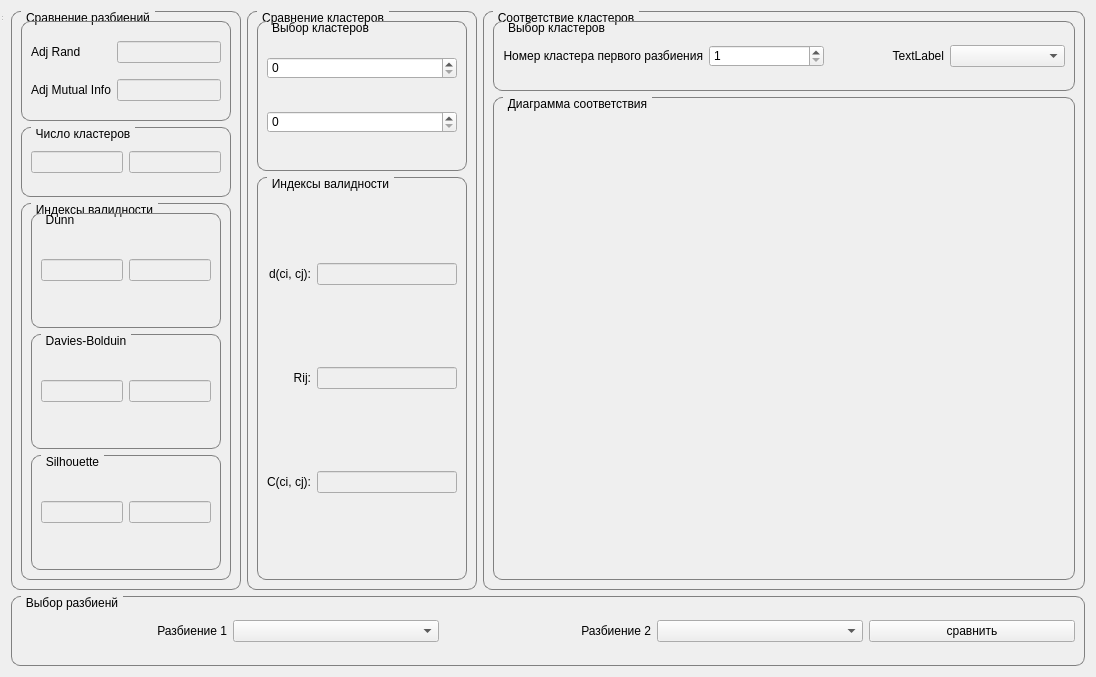
<?xml version="1.0" encoding="UTF-8"?>
<ui version="4.0">
 <class>Form</class>
 <widget class="QWidget" name="Form">
  <property name="geometry">
   <rect>
    <x>0</x>
    <y>0</y>
    <width>1096</width>
    <height>677</height>
   </rect>
  </property>
  <property name="windowTitle">
   <string>Cluster comparison</string>
  </property>
  <property name="styleSheet">
   <string notr="true">QGroupBox {
    border: 1px solid gray;
    border-radius: 9px;
    margin-top: 0.5em;
}

QGroupBox::title {
    subcontrol-origin: margin;
    left: 10px;
    padding: 0 3px 0 3px;
}

</string>
  </property>
  <layout class="QGridLayout" name="gridLayout_16">
   <item row="1" column="0">
    <layout class="QGridLayout" name="gridLayout">
     <item row="0" column="0">
      <widget class="QGroupBox" name="groupBox">
       <property name="minimumSize">
        <size>
         <width>230</width>
         <height>0</height>
        </size>
       </property>
       <property name="maximumSize">
        <size>
         <width>230</width>
         <height>16777215</height>
        </size>
       </property>
       <property name="styleSheet">
        <string notr="true"/>
       </property>
       <property name="title">
        <string>Сравнение разбиений</string>
       </property>
       <layout class="QGridLayout" name="gridLayout_6">
        <item row="0" column="0">
         <widget class="QGroupBox" name="groupBox_6">
          <property name="minimumSize">
           <size>
            <width>0</width>
            <height>70</height>
           </size>
          </property>
          <property name="maximumSize">
           <size>
            <width>16777215</width>
            <height>100</height>
           </size>
          </property>
          <property name="title">
           <string/>
          </property>
          <layout class="QGridLayout" name="gridLayout_10">
           <item row="0" column="1">
            <widget class="QLineEdit" name="le_adj_rand">
             <property name="enabled">
              <bool>false</bool>
             </property>
            </widget>
           </item>
           <item row="0" column="0">
            <widget class="QLabel" name="label_8">
             <property name="text">
              <string>Adj Rand</string>
             </property>
            </widget>
           </item>
           <item row="1" column="0">
            <widget class="QLabel" name="label_9">
             <property name="text">
              <string>Adj Mutual Info</string>
             </property>
            </widget>
           </item>
           <item row="1" column="1">
            <widget class="QLineEdit" name="le_adj_mut_info">
             <property name="enabled">
              <bool>false</bool>
             </property>
            </widget>
           </item>
          </layout>
         </widget>
        </item>
        <item row="1" column="0">
         <widget class="QGroupBox" name="groupBox_7">
          <property name="minimumSize">
           <size>
            <width>0</width>
            <height>70</height>
           </size>
          </property>
          <property name="maximumSize">
           <size>
            <width>16777215</width>
            <height>70</height>
           </size>
          </property>
          <property name="title">
           <string>Число кластеров</string>
          </property>
          <layout class="QGridLayout" name="gridLayout_11">
           <item row="0" column="0">
            <widget class="QLineEdit" name="amount_of_clusters_first_splitting">
             <property name="enabled">
              <bool>false</bool>
             </property>
            </widget>
           </item>
           <item row="0" column="1">
            <widget class="QLineEdit" name="amount_of_clusters_second_splitting">
             <property name="enabled">
              <bool>false</bool>
             </property>
            </widget>
           </item>
          </layout>
         </widget>
        </item>
        <item row="2" column="0">
         <widget class="QGroupBox" name="groupBox_8">
          <property name="title">
           <string>Индексы валидности</string>
          </property>
          <layout class="QGridLayout" name="gridLayout_12">
           <item row="1" column="0">
            <widget class="QGroupBox" name="groupBox_12">
             <property name="title">
              <string>Davies-Bolduin</string>
             </property>
             <layout class="QGridLayout" name="gridLayout_14">
              <item row="0" column="0">
               <widget class="QLineEdit" name="db_value_1">
                <property name="enabled">
                 <bool>false</bool>
                </property>
               </widget>
              </item>
              <item row="0" column="1">
               <widget class="QLineEdit" name="db_value_2">
                <property name="enabled">
                 <bool>false</bool>
                </property>
               </widget>
              </item>
             </layout>
            </widget>
           </item>
           <item row="0" column="0">
            <widget class="QGroupBox" name="groupBox_11">
             <property name="title">
              <string>Dunn</string>
             </property>
             <layout class="QGridLayout" name="gridLayout_13">
              <item row="0" column="0">
               <widget class="QLineEdit" name="dunn_value_1">
                <property name="enabled">
                 <bool>false</bool>
                </property>
               </widget>
              </item>
              <item row="0" column="1">
               <widget class="QLineEdit" name="dunn_value_2">
                <property name="enabled">
                 <bool>false</bool>
                </property>
               </widget>
              </item>
             </layout>
            </widget>
           </item>
           <item row="2" column="0">
            <widget class="QGroupBox" name="groupBox_13">
             <property name="title">
              <string>Silhouette</string>
             </property>
             <layout class="QGridLayout" name="gridLayout_15">
              <item row="0" column="0">
               <widget class="QLineEdit" name="silhouette_value_1">
                <property name="enabled">
                 <bool>false</bool>
                </property>
               </widget>
              </item>
              <item row="0" column="1">
               <widget class="QLineEdit" name="silhouette_value_2">
                <property name="enabled">
                 <bool>false</bool>
                </property>
               </widget>
              </item>
             </layout>
            </widget>
           </item>
          </layout>
         </widget>
        </item>
       </layout>
      </widget>
     </item>
     <item row="0" column="1">
      <widget class="QGroupBox" name="groupBox_3">
       <property name="minimumSize">
        <size>
         <width>230</width>
         <height>0</height>
        </size>
       </property>
       <property name="maximumSize">
        <size>
         <width>230</width>
         <height>16777215</height>
        </size>
       </property>
       <property name="styleSheet">
        <string notr="true"/>
       </property>
       <property name="title">
        <string>Сравнение кластеров</string>
       </property>
       <layout class="QGridLayout" name="gridLayout_7">
        <item row="0" column="0">
         <widget class="QGroupBox" name="groupBox_9">
          <property name="minimumSize">
           <size>
            <width>0</width>
            <height>150</height>
           </size>
          </property>
          <property name="maximumSize">
           <size>
            <width>16777215</width>
            <height>150</height>
           </size>
          </property>
          <property name="title">
           <string>Выбор кластеров</string>
          </property>
          <layout class="QGridLayout" name="gridLayout_8">
           <item row="0" column="0">
            <widget class="QSpinBox" name="cluster_comp_1"/>
           </item>
           <item row="1" column="0">
            <widget class="QSpinBox" name="cluster_comp_2"/>
           </item>
          </layout>
         </widget>
        </item>
        <item row="1" column="0">
         <widget class="QGroupBox" name="groupBox_10">
          <property name="title">
           <string>Индексы валидности</string>
          </property>
          <layout class="QGridLayout" name="gridLayout_9">
           <item row="0" column="0">
            <widget class="QLabel" name="label_5">
             <property name="text">
              <string>d(ci, cj):</string>
             </property>
             <property name="alignment">
              <set>Qt::AlignRight|Qt::AlignTrailing|Qt::AlignVCenter</set>
             </property>
            </widget>
           </item>
           <item row="2" column="0">
            <widget class="QLabel" name="label_7">
             <property name="text">
              <string>C(ci, cj):</string>
             </property>
             <property name="alignment">
              <set>Qt::AlignRight|Qt::AlignTrailing|Qt::AlignVCenter</set>
             </property>
            </widget>
           </item>
           <item row="1" column="0">
            <widget class="QLabel" name="label_6">
             <property name="text">
              <string>Rij:</string>
             </property>
             <property name="alignment">
              <set>Qt::AlignRight|Qt::AlignTrailing|Qt::AlignVCenter</set>
             </property>
            </widget>
           </item>
           <item row="0" column="1">
            <widget class="QLineEdit" name="lineEdit">
             <property name="enabled">
              <bool>false</bool>
             </property>
            </widget>
           </item>
           <item row="1" column="1">
            <widget class="QLineEdit" name="lineEdit_2">
             <property name="enabled">
              <bool>false</bool>
             </property>
            </widget>
           </item>
           <item row="2" column="1">
            <widget class="QLineEdit" name="lineEdit_3">
             <property name="enabled">
              <bool>false</bool>
             </property>
            </widget>
           </item>
          </layout>
         </widget>
        </item>
       </layout>
      </widget>
     </item>
     <item row="0" column="2">
      <widget class="QGroupBox" name="groupBox_4">
       <property name="styleSheet">
        <string notr="true"/>
       </property>
       <property name="title">
        <string>Соответствие кластеров</string>
       </property>
       <layout class="QGridLayout" name="gridLayout_2">
        <item row="0" column="0">
         <widget class="QGroupBox" name="groupBox_5">
          <property name="maximumSize">
           <size>
            <width>16777215</width>
            <height>70</height>
           </size>
          </property>
          <property name="title">
           <string>Выбор кластеров</string>
          </property>
          <layout class="QGridLayout" name="gridLayout_5">
           <item row="0" column="2">
            <widget class="QLabel" name="label_4">
             <property name="text">
              <string>TextLabel</string>
             </property>
             <property name="alignment">
              <set>Qt::AlignRight|Qt::AlignTrailing|Qt::AlignVCenter</set>
             </property>
            </widget>
           </item>
           <item row="0" column="3">
            <widget class="QComboBox" name="comboBox_4"/>
           </item>
           <item row="0" column="1">
            <widget class="QSpinBox" name="pie_cluster">
             <property name="minimum">
              <number>1</number>
             </property>
            </widget>
           </item>
           <item row="0" column="0">
            <widget class="QLabel" name="label_3">
             <property name="text">
              <string>Номер кластера первого разбиения</string>
             </property>
             <property name="alignment">
              <set>Qt::AlignRight|Qt::AlignTrailing|Qt::AlignVCenter</set>
             </property>
            </widget>
           </item>
          </layout>
         </widget>
        </item>
        <item row="1" column="0">
         <widget class="QGroupBox" name="plot_groupbox">
          <property name="title">
           <string>Диаграмма соответствия</string>
          </property>
          <layout class="QGridLayout" name="gridLayout_3">
           <item row="0" column="0">
            <layout class="QVBoxLayout" name="plot_layout"/>
           </item>
          </layout>
         </widget>
        </item>
       </layout>
      </widget>
     </item>
     <item row="1" column="0" colspan="3">
      <widget class="QGroupBox" name="groupBox_2">
       <property name="maximumSize">
        <size>
         <width>16777215</width>
         <height>70</height>
        </size>
       </property>
       <property name="styleSheet">
        <string notr="true"/>
       </property>
       <property name="title">
        <string>Выбор разбиенй</string>
       </property>
       <layout class="QGridLayout" name="gridLayout_4">
        <item row="0" column="0">
         <widget class="QLabel" name="label">
          <property name="text">
           <string>Разбиение 1</string>
          </property>
          <property name="alignment">
           <set>Qt::AlignRight|Qt::AlignTrailing|Qt::AlignVCenter</set>
          </property>
         </widget>
        </item>
        <item row="0" column="1">
         <widget class="QComboBox" name="comboBox"/>
        </item>
        <item row="0" column="3">
         <widget class="QComboBox" name="comboBox_2"/>
        </item>
        <item row="0" column="2">
         <widget class="QLabel" name="label_2">
          <property name="text">
           <string>Разбиение 2</string>
          </property>
          <property name="alignment">
           <set>Qt::AlignRight|Qt::AlignTrailing|Qt::AlignVCenter</set>
          </property>
         </widget>
        </item>
        <item row="0" column="4">
         <widget class="QPushButton" name="pushButton">
          <property name="text">
           <string>сравнить</string>
          </property>
         </widget>
        </item>
       </layout>
      </widget>
     </item>
    </layout>
   </item>
  </layout>
  <widget class="QStatusBar" name="statusbar">
   <property name="geometry">
    <rect>
     <x>0</x>
     <y>0</y>
     <width>3</width>
     <height>22</height>
    </rect>
   </property>
  </widget>
 </widget>
 <resources/>
 <connections/>
</ui>
